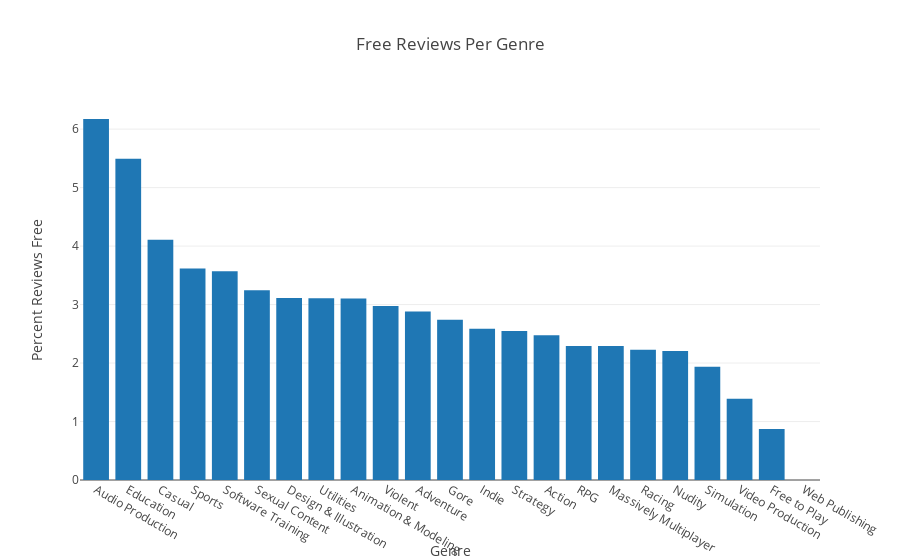

The cell this chart's notebook holds for it:
### Markdown cell above
It appears that products with less free reviews have wilder deviation from the purchased percentage, which makes sense from a maths percentage. I did not expect this disparity to continue past 10 reviews. This suggests that there is only a slight trend. This is particularly unexpected as there are few products for which there are more free reviews than purchased reviews.

However, there are significantly (353) more products for which the percentage of positive reviews is greater in the subset of those left for free, so although the deviation may not be drastic is it reasonable to state that free reviews are more positive.

Finally, having observed something, we can also look at for which products free reviews are left, and ergo the cases for which it is most applicable  - are they left chiefly on large, popular games, or younger games (in order to promote them)?

There are several ways to do this - the most straightforward is to look at the ratio of free to purchased reviews per genre.

### Code cell
genres = json.load(open('./dumps/genres.json'))

genres_counts = []

# Pre-fill array with genres.
for genre in genres:
    genres_counts.append({
        "genre": genre['genre'],
        "total_products": genre['count'],
        "total_reviews_free": 0,
        "total_reviews": 0
    })

for item in review_demographic_count:
    for genre in item['genres']:
        # Find the matching genre to add to.
        for genre_count in genres_counts:
            if genre_count['genre'] == genre:
                genre_count['total_reviews_free'] += item['total_reviews_free']
                genre_count['total_reviews'] += item['total_reviews']
                break
                
for item in genres_counts:
    if item['total_reviews'] == 0:
        item['percentage'] = 0
    else:
        item['percentage'] = item['total_reviews_free'] / item['total_reviews'] * 100

genres_counts.sort(key=lambda genre: genre['percentage'], reverse=True)

x = []
y = []
names = []

for item in genres_counts:
    x.append(item['genre'])
    y.append(item['percentage'])
    names.append("Total Reviews: " + str(item['total_reviews']))
    
layout = go.Layout(
    title='Free Reviews Per Genre',
    xaxis=dict(
        title='Genre'
    ),
    yaxis=dict(
        title='Percent Reviews Free'
    ),
    showlegend=False
)   

data = [go.Bar(
    x=x,
    y=y,
    hovertext=names
)]

fig = go.Figure(data=data, layout=layout)

iplot(fig)

### Figure 1 — Plotly figure (JSON) as saved in the notebook; plotly's stock layout.template omitted (floating-point values rounded to 4 significant figures)
{"data": [{"hovertext": ["Total Reviews: 81", "Total Reviews: 91", "Total Reviews: 120796", "Total Reviews: 64802", "Total Reviews: 28", "Total Reviews: 8847", "Total Reviews: 37749", "Total Reviews: 38120", "Total Reviews: 38015", "Total Reviews: 215495", "Total Reviews: 640968", "Total Reviews: 184975", "Total Reviews: 965889", "Total Reviews: 381221", "Total Reviews: 1134209", "Total Reviews: 293738", "Total Reviews: 503273", "Total Reviews: 45174", "Total Reviews: 78659", "Total Reviews: 579693", "Total Reviews: 288", "Total Reviews: 271903", "Total Reviews: 0"], "type": "bar", "x": ["Audio Production", "Education", "Casual", "Sports", "Software Training", "Sexual Content", "Design & Illustration", "Utilities", "Animation & Modeling", "Violent", "Adventure", "Gore", "Indie", "Strategy", "Action", "RPG", "Massively Multiplayer", "Racing", "Nudity", "Simulation", "Video Production", "Free to Play", "Web Publishing"], "y": [6.173, 5.495, 4.109, 3.617, 3.571, 3.244, 3.113, 3.109, 3.104, 2.975, 2.883, 2.74, 2.584, 2.547, 2.477, 2.29, 2.29, 2.229, 2.206, 1.936, 1.389, 0.8709, 0]}], "layout": {"showlegend": false, "title": "Free Reviews Per Genre", "xaxis": {"title": "Genre"}, "yaxis": {"title": "Percent Reviews Free"}}}
